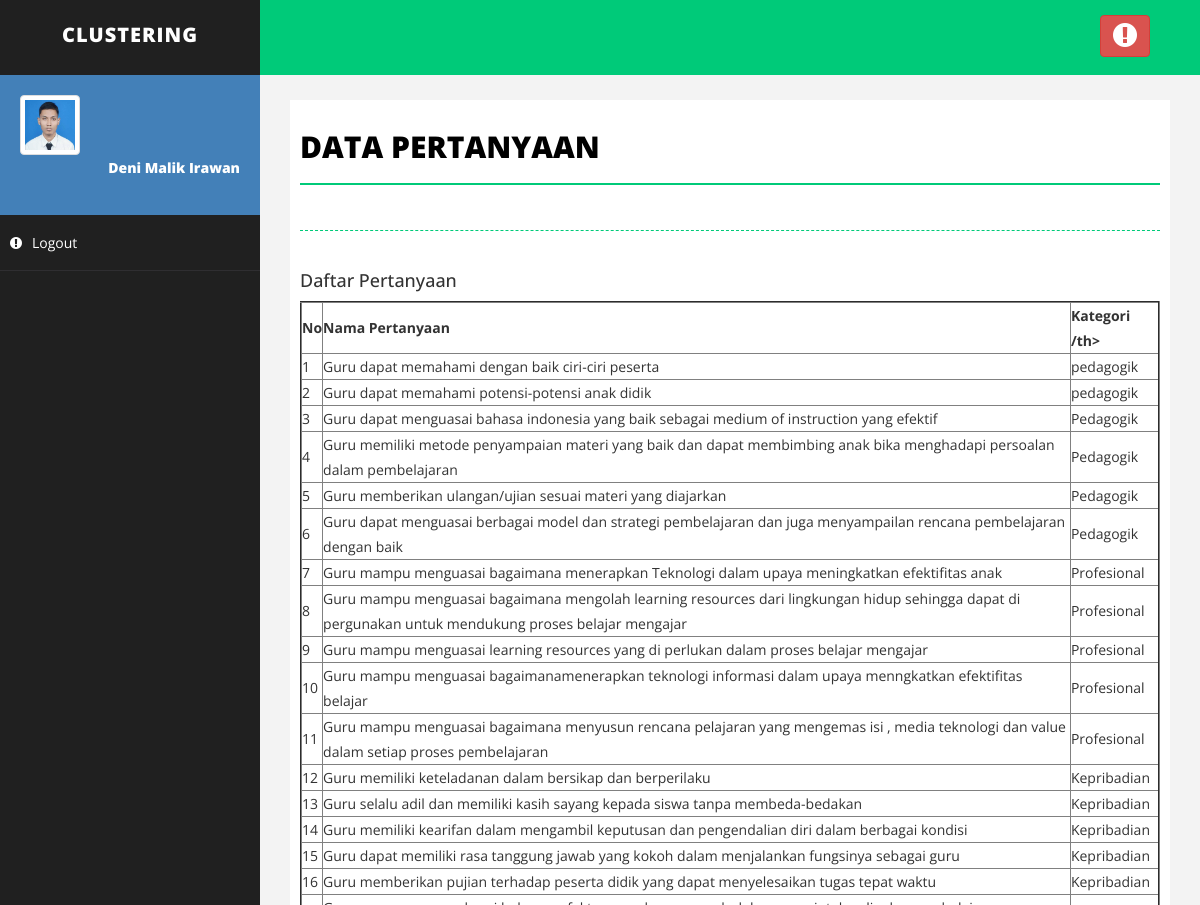
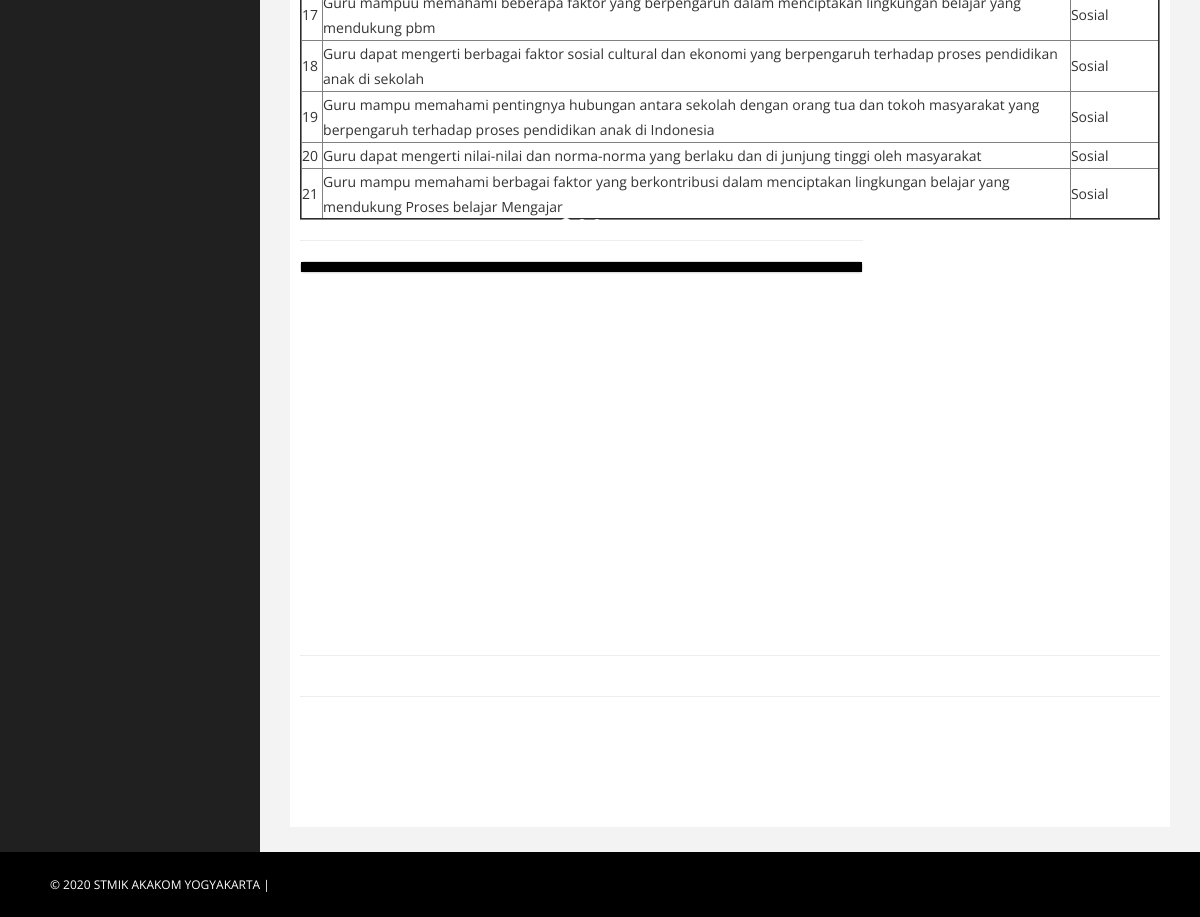
The app's page /pertanyaan_proses.php with its own data (2 pictures, top to bottom).
### tables this page shows
CREATE TABLE `pertanyaan` (
  `id` int(3) NOT NULL,
  `nama` varchar(250) NOT NULL,
  `kategori` varchar(20) NOT NULL
);

### pertanyaan_proses.php (the view, shortened to what this page needs)
<!DOCTYPE html>
<html xmlns="http://www.w3.org/1999/xhtml">
<head>
    <link href="assets/css/bootstrap.css" rel="stylesheet" />
    <link href="assets/css/font-awesome.css" rel="stylesheet" />
    <link href="assets/css/basic.css" rel="stylesheet" />
    <link href="assets/css/custom.css" rel="stylesheet" />
</head>
<body>
    <div id="wrapper">
        <nav class="navbar navbar-default navbar-cls-top " role="navigation" style="margin-bottom: 0">
            <div class="navbar-header">
                <a class="navbar-brand" href="index.html">Clustering</a>
            </div>
            <div class="header-right">
                <a href="login.html" class="btn btn-danger" title="Logout"><i class="fa fa-exclamation-circle fa-2x"></i></a>
            </div>
        </nav>
	<?php
include"menu.php";
?>
<head>
</head>
        <div id="page-wrapper">
          <div id="page-inner">
                <div class="row">
                    <div class="col-md-12">
                        <h1 class="page-head-line">Data Pertanyaan</h1>
                      <h1 class="page-subhead-line"></h1>
                    </div>
                </div>
</head>
<!DOCTYPE html>
<html>
<h4>Daftar Pertanyaan</h4>
<table border="2">
 <tr>
 <th>No</th>
 <th>Nama Pertanyaan </th>
 <th>Kategori /th>
 </tr>
<?php
 $no_urut = 0;
 $search = $_POST['search'];
 $query = "SELECT * FROM pertanyaan WHERE kategori LIKE '%$search%'";
 $result = mysql_query($query);
 while($data = mysql_fetch_array($result)) {
  $no_urut++;
  echo "<tr>
     <td>$no_urut</td>
     <td>".$data['nama']."</td>
     <td>".$data['kategori']."</td>
  <tr>";
 }
?>
</table>
            <div class="row">
              <div class="col-md-8">
                        <hr />
                        <div class="panel panel-default">
                            <div id="carousel-example" class="carousel slide" data-ride="carousel" style="border: 5px solid #000;">
                                <ol class="carousel-indicators">
                                    <li data-target="#carousel-example" data-slide-to="0" class="active"></li>
                                    <li data-target="#carousel-example" data-slide-to="1"></li>
                                    <li data-target="#carousel-example" data-slide-to="2"></li>
                                </ol>
                            </div>
                        </div>
                </div>
                </div>
            <div class="row">
              <div class="col-md-8">
                        <br />
                        <div class="embed-responsive embed-responsive-16by9">
                          <p>&nbsp;</p>
                          <p>&nbsp;</p>
                        </div>
                </div>
                </div>
                <hr />
                <hr />
                <div class="row" style="padding-bottom: 100px; `"></div>
            </div>
        </div>
    </div>
    <div id="footer-sec">
        &copy; 2020 STMIK AKAKOM YOGYAKARTA |
    </div>
</body>
</html>

### assets/css/basic.css (style rules this page uses)
body { font-family: 'Open Sans', sans-serif; line-height:25px; }
#wrapper { width: 100%; background: #202020; }
#page-wrapper { padding: 15px 15px; min-height: 600px; background: #F3F3F3; }
#page-inner { width: 100%; margin: 10px 20px 10px 0px; background-color: #fff!important; padding: 10px; min-height: 1200px; }
.page-head-line { font-size: 30px; text-transform: uppercase; color: #000; font-weight: 800; padding-bottom: 20px; border-bottom: 2px solid #00CA79; margin-bottom: 10px; }
.page-subhead-line { font-size: 14px; padding-top: 5px; padding-bottom: 20px; font-style:italic; margin-bottom:30px; border-bottom:1px dashed #00CA79; }
.navbar-cls-top .navbar-brand { color: #fff; background: #202020; width: 260px; text-align: center; height: 75px; font-size: 20px; letter-spacing: 1px; font-weight: 900; padding-top: 25px; text-transform:uppercase; }
.header-right { color: #fff; padding: 15px 50px 5px 50px; float: right; font-size: 16px; }
.navbar-cls-top { background: #00CA79; border-bottom: none; }
.navbar-default { border: 0px solid black; }
.navbar-header { background: #000000; }
#footer-sec { background-color:#000; padding:20px 50px; color:#fff; font-size:12px; }
@media (min-width:768px) { #page-wrapper { margin: 0 0 0 260px; padding: 15px 30px; min-height: 1200px; } }
@media (min-width:768px) { .navbar { border-radius: 0px; } }

### records on screen
pertanyaan: nama "Guru dapat memahami dengan baik ciri-ciri peserta", kategori "pedagogik"
pertanyaan: nama "Guru dapat memahami potensi-potensi anak didik", kategori "pedagogik"
pertanyaan: nama "Guru dapat menguasai bahasa indonesia yang baik sebagai medium of instruction yang efektif", kategori "Pedagogik"
pertanyaan: nama "Guru memiliki metode penyampaian materi yang baik dan dapat membimbing anak bika menghadapi persoalan dalam pembelajaran", kategori "Pedagogik"
pertanyaan: nama "Guru memberikan ulangan/ujian sesuai materi yang diajarkan", kategori "Pedagogik"
pertanyaan: nama "Guru dapat menguasai berbagai model dan strategi pembelajaran dan juga menyampailan rencana pembelajaran dengan baik", kategori "Pedagogik"
pertanyaan: nama "Guru mampu menguasai bagaimana menerapkan Teknologi dalam upaya meningkatkan efektifitas anak", kategori "Profesional"
pertanyaan: nama "Guru mampu menguasai bagaimana mengolah learning resources dari lingkungan hidup sehingga dapat di pergunakan untuk mendukung proses belajar mengajar", kategori "Profesional"
pertanyaan: nama "Guru mampu menguasai learning resources yang di perlukan dalam proses belajar mengajar", kategori "Profesional"
pertanyaan: nama "Guru mampu menguasai bagaimanamenerapkan teknologi informasi dalam upaya menngkatkan efektifitas belajar", kategori "Profesional"
pertanyaan: nama "Guru mampu menguasai bagaimana menyusun rencana pelajaran yang mengemas isi , media teknologi dan value dalam setiap proses pembelajaran", kategori "Profesional"
pertanyaan: nama "Guru memiliki keteladanan dalam bersikap dan berperilaku", kategori "Kepribadian"
pertanyaan: nama "Guru selalu adil dan memiliki kasih sayang kepada siswa tanpa membeda-bedakan", kategori "Kepribadian"
pertanyaan: nama "Guru memiliki kearifan dalam mengambil keputusan dan pengendalian diri dalam berbagai kondisi", kategori "Kepribadian"
pertanyaan: nama "Guru dapat memiliki rasa tanggung jawab yang kokoh dalam menjalankan fungsinya sebagai guru", kategori "Kepribadian"
pertanyaan: nama "Guru memberikan pujian terhadap peserta didik yang dapat menyelesaikan tugas tepat waktu", kategori "Kepribadian"
pertanyaan: nama "Guru mampuu memahami beberapa faktor yang berpengaruh dalam menciptakan lingkungan belajar yang mendukung pbm", kategori "Sosial"
pertanyaan: nama "Guru dapat mengerti berbagai faktor sosial cultural dan ekonomi yang berpengaruh terhadap proses pendidikan anak di sekolah", kategori "Sosial"
pertanyaan: nama "Guru mampu memahami pentingnya hubungan antara sekolah dengan orang tua dan tokoh masyarakat yang berpengaruh terhadap proses pendidikan anak di Indonesia", kategori "Sosial"
pertanyaan: nama "Guru dapat mengerti nilai-nilai dan norma-norma yang berlaku dan di junjung tinggi oleh masyarakat", kategori "Sosial"
pertanyaan: nama "Guru mampu memahami berbagai faktor yang berkontribusi dalam menciptakan lingkungan belajar yang mendukung Proses belajar Mengajar", kategori "Sosial"
